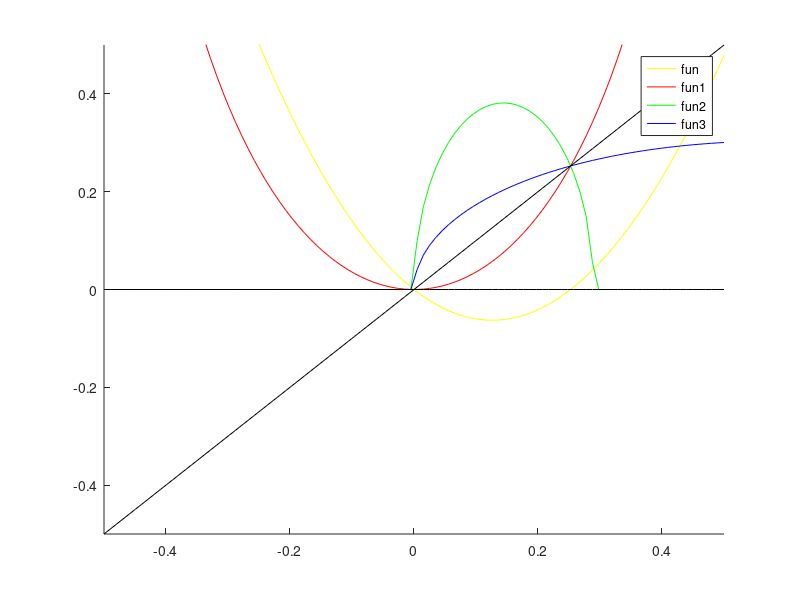

Reproduce this figure in MATLAB.
fun = inline('exp(-x)-cos(x)+3*x.^2');
fun1 = inline('-log(cos(x)-3*x.^2)');
fun2 = inline('acos(exp(-x)+3*x.^2)');
fun3 = inline('sqrt((1/3)*(cos(x)-exp(-x)))');
x=linspace(-0.5,0.5,100);
y=fun(x);
y1=fun1(x);
y2=fun2(x);
y3=fun3(x);

y0 = zeros(1,100);

hold on;
plot(x,y,'-y');
plot(x,y1,'-r');
plot(x,y2,'-g');
plot(x,y3,'-b');
plot(x,x,'-k');
plot(x,y0,'-k');
hold off;

legend('fun','fun1','fun2','fun3');
axis([-0.5 0.5 -0.5 0.5]);

